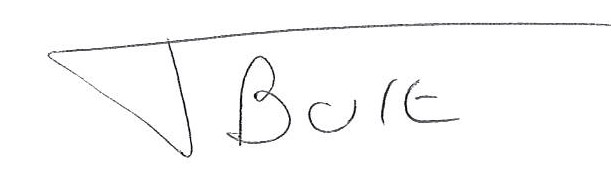
#> input picture jh01023_source_code/SignatureRecognitionSVM/training_type/b/Untitled_04052018_165657_008.jpg, 611 x 174 px; its folder holds 3 pictures in this run
$ python train_classifier.py   (Python 2 division)   (older library calls are emulated)
#> lines starting #> are read from the running program, lines starting #| are printed output that depends on the picture
import numpy as np
import os
import itertools
import operator
import random
import matplotlib.pyplot as plt
import matplotlib.cm as cm
from skimage.feature import hog
from skimage import color, exposure
from scipy.misc import imread,imsave,imresize
import numpy.random as nprnd
from sklearn.svm import SVC
from sklearn import linear_model
from sklearn.svm import LinearSVC
import matplotlib
import pickle

if __name__ == '__main__':

    #Same code as part 1 pretty much
    data = []
    labels = []


    #At the moment only testing it on 3 different people
    folder_string = 'bhs'
    print 'folderstring -> 1: ' + str(len(folder_string))
    string_counter = 0
    string_countertest = 0

    # 3 people so loop through 3 times
    # Exact same process as part 1 when it comes to extracting hog_features
    #fill the training dataset
    # the flow is
    # 1) load sample
    # 2) resize it to (200,200) so that we have same size for all the images
    # 3) get the HOG features of the resized image
    # 4) save them in the data list that holds all the hog features
    # 5) also save the label (target) of that sample in the labels list
    # we go through each folder one by one
    while string_counter < 3:
        path = './training_type/' + str(folder_string[string_counter]) + '/'
        filenames = sorted([filename for filename in os.listdir(path) if (filename.endswith('.jpg') or filename.endswith('.png') or (filename.endswith('.bmp'))) ])
        filenames = [path+filename for filename in filenames]
        for filename in filenames:
            #read the images
            print (string_countertest)
            image = imread(filename,1)
#> image: shape (174, 611) float32; min 0, max 255, mean 250
            #flatten it
            image = imresize(image, (200,200))
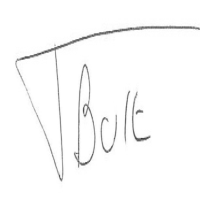
#> image: shape (200, 200); min 61, max 255, mean 250
            hog_features = hog(image, orientations=12, pixels_per_cell=(16, 16),
                        cells_per_block=(1, 1))
#> hog_features = 1728 values, max 1 at index 1116, min 0 at index 0, mean 0.106
            data.append(hog_features)
            labels.append(str(folder_string[string_counter]))
            string_countertest += 1
        #print 'Filename print' + str(filenames) + '/'
        string_counter += 1
#> string_counter = 1
#> pass 2 of the loop `while string_counter < 3:`:
#> path = './training_type/h/'
#> `filenames = sorted([filename for filename in os.listdir(path) if (file..`: filenames = ['Untitled_04052018_165657_010.jpg']
#> `filenames = [path+filename for filename in filenames]`: filenames = 1 item
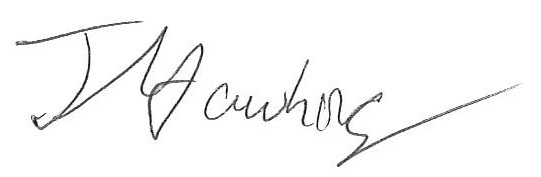
#> input picture jh01023_source_code/SignatureRecognitionSVM/training_type/h/Untitled_04052018_165657_010.jpg, 541 x 177 px
#> `image = imresize(image, (200,200))`:
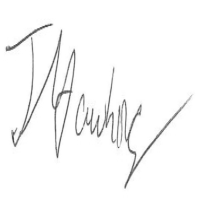
#> image: shape (200, 200); min 69, max 255, mean 247.7
#> hog_features = 1728 values, max 0.868 at index 1406, min 0 at index 0, mean 0.109
#> string_counter = 2
#> (the run stopped early here; a loop or call above may not have finished)
